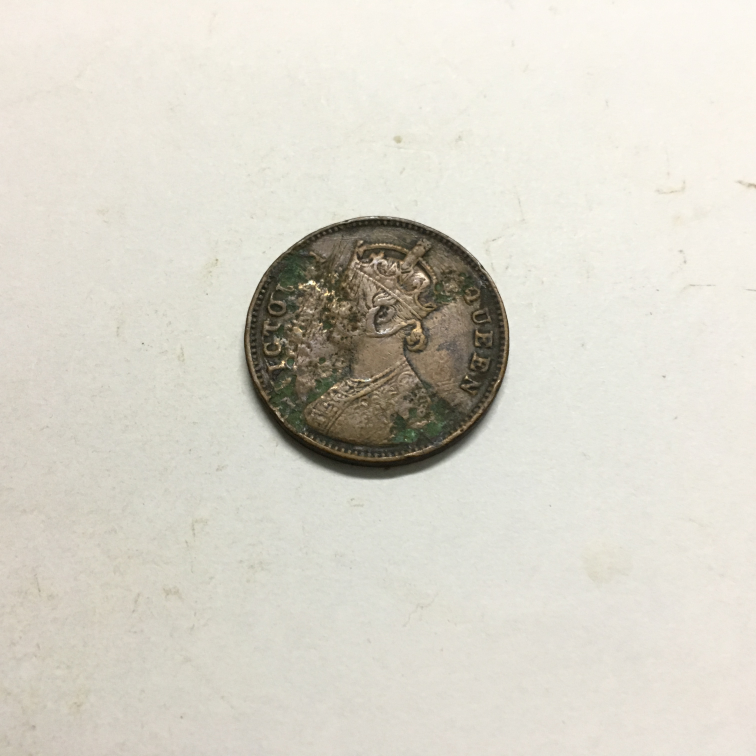
#> input picture 2.JPG, 3024 x 3024 px (shown at 1/4 size)
$ python coinSegment.py 2.JPG   (older library calls are emulated)
#> lines starting #> are read from the running program, lines starting #| are printed output that depends on the picture; after the words box and inside, x2 and y2 are one past the last pixel; in counts of white or black regions, pixels touching at a corner belong together
import numpy as np
import cv2
import sys
import glob
import os
import natsort

cwd = os.getcwd()

os.chdir(sys.argv[1])

files = natsort.natsorted(glob.glob('*.*'))

if(not os.path.isdir('corrected')):
    os.mkdir('corrected')

for file in files:
    OG = cv2.imread(file,0)
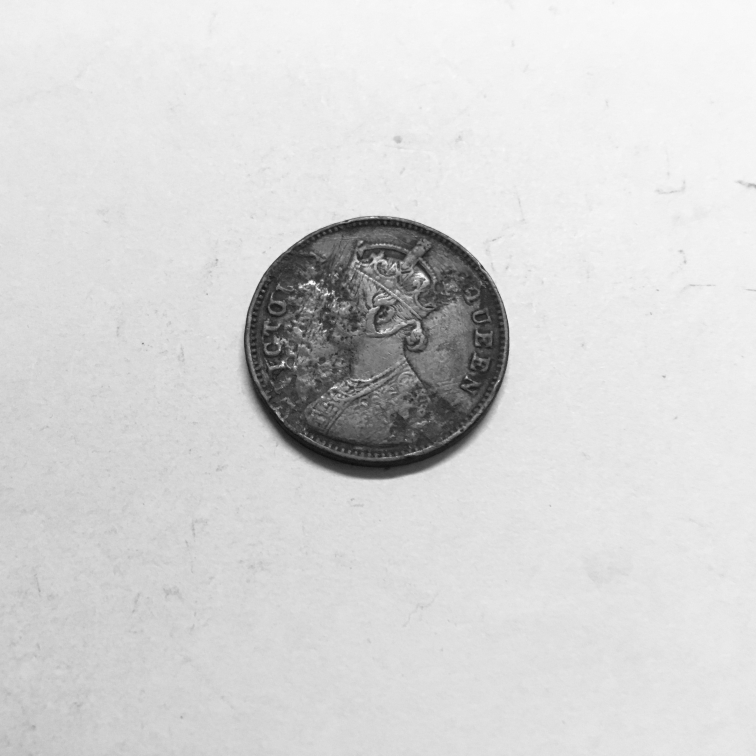
#> OG: shape (3024, 3024) (shown at 1/4 size); min 6, max 255, mean 212.8
    a = cv2.resize(OG, None, fx=0.25, fy=0.25)
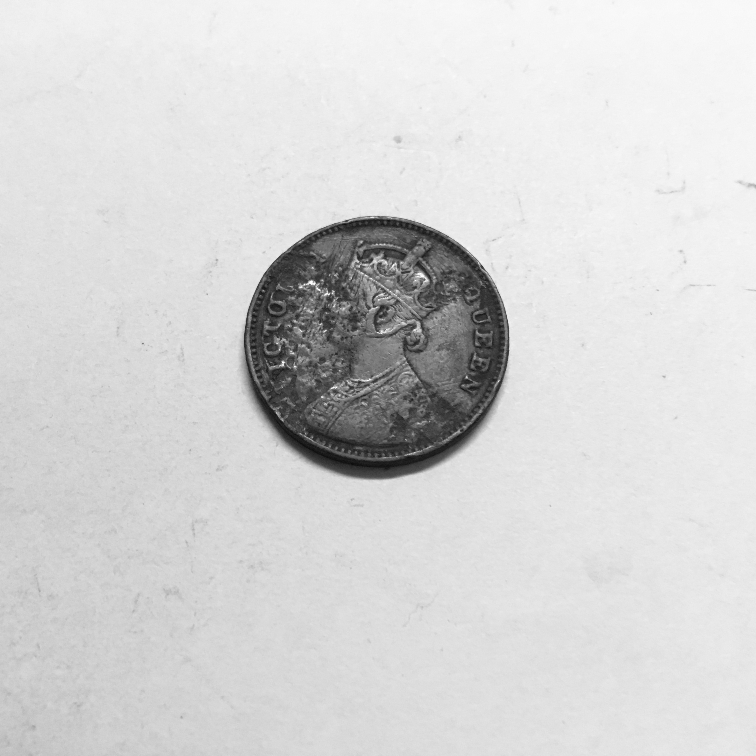
#> a: shape (756, 756); min 12, max 255, mean 212.9
    a = cv2.GaussianBlur(a, (31,31), 0)
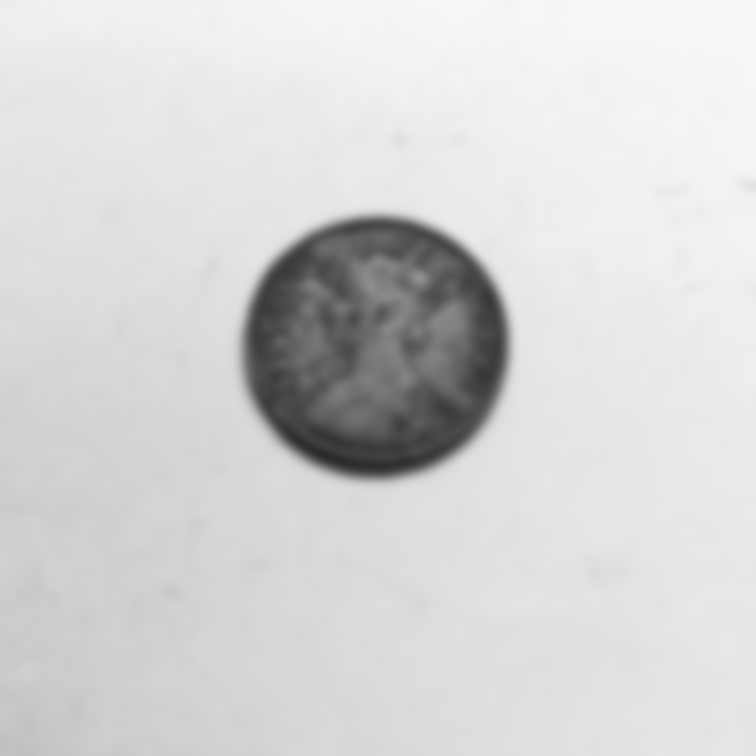
#> a: shape (756, 756); min 43, max 248, mean 212.9
    a = cv2.medianBlur(a, 9)

    thresh = cv2.adaptiveThreshold(a, 255, cv2.ADAPTIVE_THRESH_MEAN_C, cv2.THRESH_BINARY_INV, 9, 2)
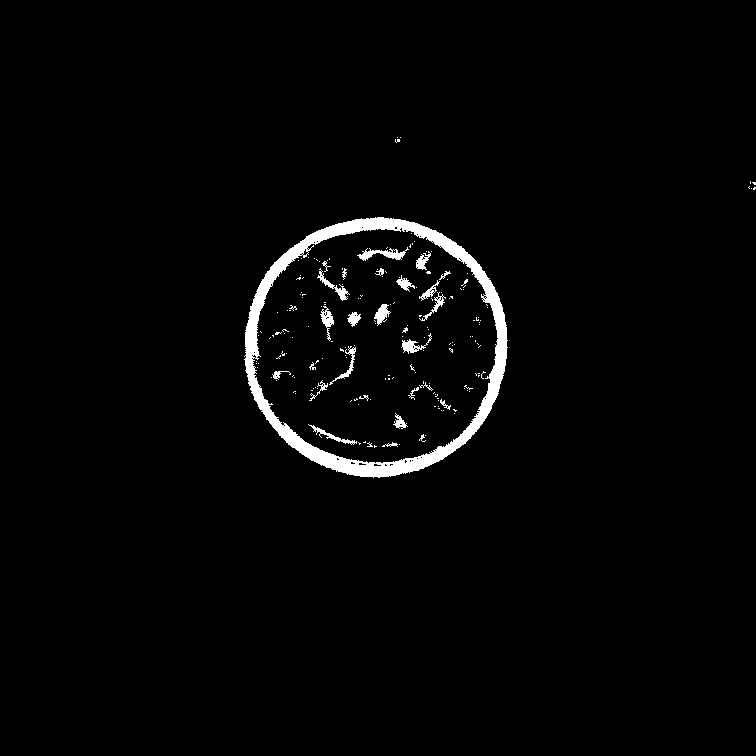
#> thresh: shape (756, 756); 2.1% white; 187 white regions (160 under 20 px), largest, box (x1, y1, x2, y2) and area: (244, 217, 508, 478) 9106, (357, 247, 409, 261) 294, (317, 268, 350, 301) 215
    # ret, thresh = cv2.threshold(a, 100, 255, 1)

    kernel = np.ones((11,11), dtype=np.uint8)
    thresh2 = cv2.morphologyEx(thresh, cv2.MORPH_CLOSE, kernel, iterations=4)
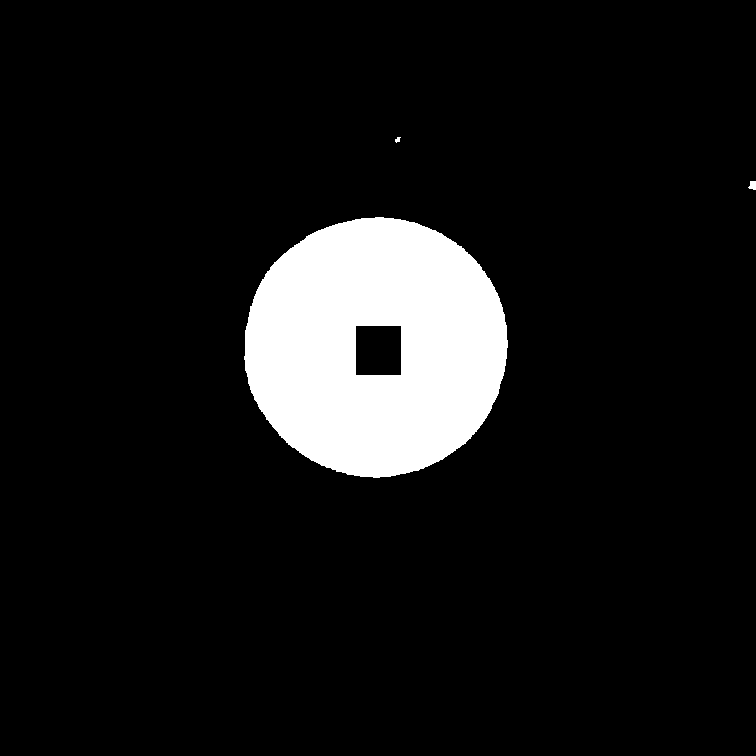
#> thresh2: shape (756, 756); 9% white; 3 white regions
    thresh = thresh2
    # thresh = cv2.medianBlur(thresh, 9)

    cont_img = thresh.copy()
    _,contours,hierarchy = cv2.findContours(cont_img, cv2.RETR_EXTERNAL,cv2.CHAIN_APPROX_SIMPLE)  #contours[1:] because border of image also detected as a contour
#> contours = 3 contours, 1 with area under 20; largest, box (x1, y1, x2, y2) and area: (244, 217, 508, 478) 53448, (748, 181, 756, 190) 41
    max_contour = contours[np.argmax(len(i) for i in contours)]
#> max_contour = contour of 410 points, box (x1, y1, x2, y2) (244, 217, 508, 478), area 53448
    max_contour = contours[-1]
#> max_contour = contour of 10 points, box (x1, y1, x2, y2) (395, 137, 401, 143), area 14

    try:
        ellipse = cv2.fitEllipse(max_contour)
#> ellipse = ((397.6, 139.4), (4.14, 6.19), 51.01)
    except:
        print(file,': unable to fit ellipse')

    thresh = cv2.cvtColor(thresh, cv2.COLOR_GRAY2BGR)
#> thresh: shape (756, 756, 3); 9% white; 3 white regions, box (x1, y1, x2, y2) and area: (244, 217, 508, 478) 51628, (748, 181, 756, 190) 55, (395, 137, 401, 143) 23
    cv2.ellipse(thresh, ellipse, (0,255,0), 2)
#> thresh: shape (756, 756, 3); mean B, G, R 23.1, 23.1, 23.1


    '''coords = np.argwhere(thresh)
    x_coords, y_coords = np.sort(coords[:,0]), np.sort(coords[:,1])
    no_of_points = x_coords.shape[0]
    # print(x_coords)
    #NOTE: This will not be the same as the geometric mean, as coordinate axes are considered independent
    # print(y_coords)
    x_mean = np.mean(x_coords[int(no_of_points*0.05): int(no_of_points*0.95)])
    y_mean = np.mean(y_coords[int(no_of_points*0.05): int(no_of_points*0.95)])

    x_span = abs(2*(2*x_mean - x_coords[int(no_of_points*0.05)]-x_coords[int(no_of_points*0.95)]))
    y_span = abs(2*(2*y_mean - y_coords[int(no_of_points*0.05)]-y_coords[int(no_of_points*0.95)]))

    x_range = [max(0, int(x_mean-x_span/2)), min(int(x_mean+x_span/2), OG.shape[1])]
    y_range = [max(0, int(y_mean-y_span/2)), min(int(y_mean+y_span/2), OG.shape[0])]
    output_image = a[y_range[0]:y_range[1],x_range[0]:x_range[1]]
    cv2.circle(thresh, (int(y_mean), int(x_mean)), max(int(x_span), int(y_span)),128 )'''

    row_range = [max(0,4*ellipse[0][1]-4*ellipse[1][1]), min(4*ellipse[0][1]+4*ellipse[1][1],OG.shape[0]) ]
#> row_range = [532.7, 582.2]
    column_range = [max(4*ellipse[0][0]-4*ellipse[1][0],0), min(4*ellipse[0][0]+4*ellipse[1][0],OG.shape[1])]
#> column_range = [1573.7, 1606.8]
#> (the run stopped early here; a loop or call above may not have finished)
